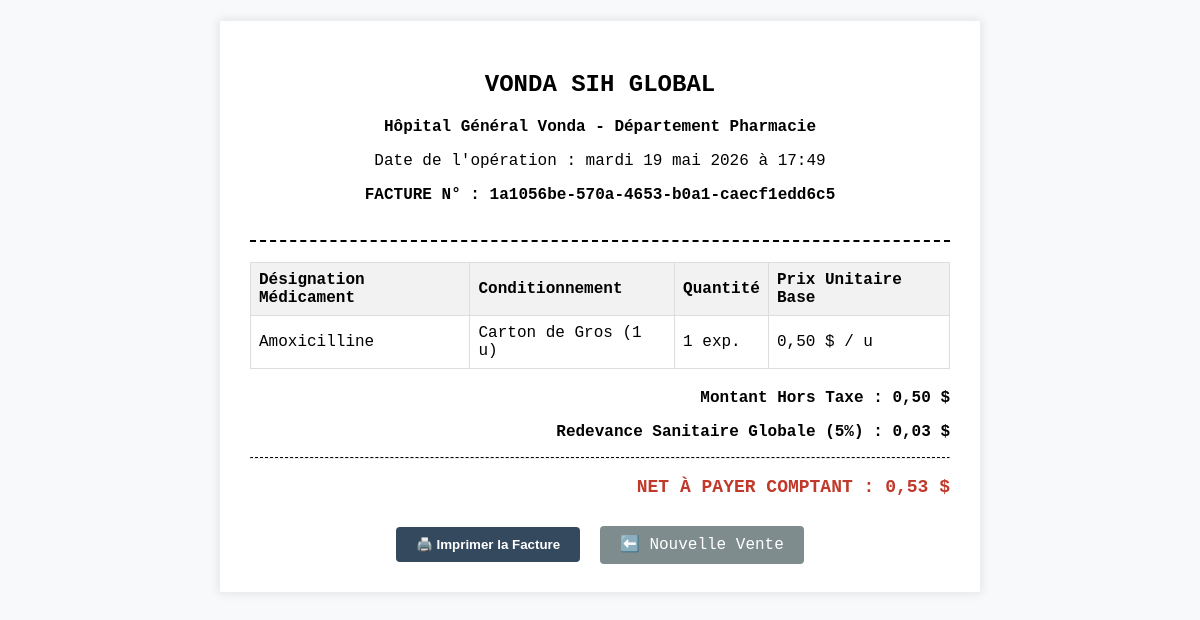
Screenshot of /facture-gros/1/ (signed in) with the database file from the repository.
### pharmacy/models.py (models this page shows, shortened)
class Vente(models.Model):
    TYPES_VENTE = [('DETAIL', 'Vente au Détail'), ('GROS', 'Vente en Gros (Carton)')]
    medicament = models.ForeignKey(Medicament, on_delete=models.CASCADE)
    type_vente = models.CharField(max_length=10, choices=TYPES_VENTE, default='DETAIL')
    quantite_vendue = models.PositiveIntegerField(help_text="Nombre d'unités si Détail, nombre de cartons si Gros")
    prix_total = models.DecimalField(max_digits=10, decimal_places=2, blank=True)
    date_vente = models.DateTimeField(auto_now_add=True)
    code_facture_unique = models.UUIDField(default=uuid.uuid4, unique=True, editable=False)

class Medicament(models.Model):
    UNITE = 'UNITE'
    CARTON = 'CARTON'
    PALETTE = 'PALETTE'
    TYPE_EMBALLAGE_CHOICES = [
        (UNITE, 'Unité (Boîte/Flacon)'),
        (CARTON, 'Carton de Gros'),
        (PALETTE, 'Palette Importation'),
    ]
    etablissement = models.ForeignKey(Etablissement, on_delete=models.CASCADE)
    nom = models.CharField(max_length=100)
    quantite_stock = models.IntegerField(default=0, help_text="Quantité totale disponible en unités de détail")
    conditionnement_achat = models.CharField(max_length=20, choices=TYPE_EMBALLAGE_CHOICES, default=UNITE)
    unites_par_carton = models.IntegerField(default=1, help_text="Combien d'unités individuelles contient un carton")
    pays_origine = models.CharField(max_length=100, default="International", help_text="Pays de fabrication")
    numero_lot_import = models.CharField(max_length=100, blank=True, null=True, help_text="Numéro de lot douanier / international")
    cout_fret_douane = models.DecimalField(max_digits=10, decimal_places=2, default=0.00, help_text="Frais de transport et douane")
    prix_unitaire = models.DecimalField(max_digits=10, decimal_places=2, help_text="Prix de vente standard à l'unité")
    prix_grossiste_carton = models.DecimalField(max_digits=10, decimal_places=2, null=True, blank=True, help_text="Prix de vente en gros")
    posologie_standard_ia = models.TextField(blank=True, help_text="Généré automatiquement par l'IA si laissé vide")
    contre_indications = models.TextField(blank=True, help_text="Généré automatiquement par l'IA si laissé vide")

### pharmacy/views.py (the view)
# urls.py: path('facture-gros/<int:vente_id>/', views.afficher_facture_gros, name='afficher_facture_gros'),
@login_required
def afficher_facture_gros(request, username=None, vente_id=None):
    target_id = vente_id if vente_id else username
    vente = get_object_or_404(Vente, id=target_id)
    prix_total_cartons = vente.quantite_vendue * (vente.medicament.prix_unitaire * vente.medicament.unites_par_carton)
    redevance = prix_total_cartons * Decimal('0.05')
    montant_total_sih = prix_total_cartons + redevance
    return render(request, "pharmacy/facture_gros.html", {
        "vente": vente,
        "prix_total_cartons": prix_total_cartons,
        "redevance": redevance,
        "montant_total_sih": montant_total_sih
    })

### pharmacy/templates/pharmacy/facture_gros.html (shortened to what this page needs)
<!DOCTYPE html>
<html lang="fr">
<head>
</head>
<body>
<div class="invoice-box">
    <div class="header">
        <h2>VONDA SIH GLOBAL</h2>
        <p><strong>Hôpital Général Vonda - Département Pharmacie</strong></p>
        <p>Date de l'opération : {{ vente.date_vente|date:"l j F Y à H:i" }}</p>
        <p><strong>FACTURE N° : {{ vente.code_facture_unique }}</strong></p>
    </div>
    <table class="details-table">
        <thead>
            <tr>
                <th>Désignation Médicament</th>
                <th>Conditionnement</th>
                <th>Quantité</th>
                <th>Prix Unitaire Base</th>
            </tr>
        </thead>
        <tbody>
            <tr>
                <td>{{ vente.medicament.nom }}</td>
                <td>Carton de Gros ({{ vente.medicament.unites_par_carton }} u)</td>
                <td>{{ vente.quantite_vendue }} exp.</td>
                <td>{{ vente.medicament.prix_unitaire }} $ / u</td>
            </tr>
        </tbody>
    </table>
    <div class="total-zone">
        <p>Montant Hors Taxe : {{ prix_total_cartons|floatformat:2 }} $</p>
        <p>Redevance Sanitaire Globale (5%) : {{ redevance|floatformat:2 }} $</p>
        <hr style="border-top: 1px dashed #000;">
        <p style="font-size: 18px; color: #c0392b;">NET À PAYER COMPTANT : {{ montant_total_sih|floatformat:2 }} $</p>
    </div>
    <div class="actions">
        <button onclick="window.print()" class="btn-print">🖨️ Imprimer la Facture</button>
        <a href="/vente-gros/" class="btn-back">⬅️ Nouvelle Vente</a>
    </div>
</div>
</body>
</html>

### pharmacy/templates/pharmacy/facture_gros.html (style rules this page uses)
body { font-family: 'Courier New', Courier, monospace; background-color: #f8f9fa; margin: 0; padding: 20px; }
.invoice-box { max-width: 700px; margin: auto; padding: 30px; border: 1px solid #eee; background: #fff; box-shadow: 0 0 10px rgba(0, 0, 0, 0.1); }
.header { text-align: center; border-bottom: 2px dashed #000; padding-bottom: 20px; margin-bottom: 20px; }
.details-table { width: 100%; border-collapse: collapse; margin-bottom: 20px; }
.details-table th { background: #f2f2f2; text-align: left; padding: 8px; border: 1px solid #ddd; }
.details-table td { padding: 8px; border: 1px solid #ddd; }
.total-zone { text-align: right; margin-top: 20px; font-size: 16px; font-weight: bold; }
.actions { text-align: center; margin-top: 30px; }
.btn-print { background-color: #34495e; color: white; padding: 10px 20px; text-decoration: none; border-radius: 4px; font-weight: bold; cursor: pointer; border: none; }
.btn-back { background-color: #7f8c8d; color: white; padding: 10px 20px; text-decoration: none; border-radius: 4px; margin-left: 10px; }

### rows the page displays
Vente: date_vente "mardi 19 mai 2026 à 17:49", code_facture_unique "1a1056be-570a-4653-b0a1-caecf1edd6c5", medicament.nom "Amoxicilline", medicament.unites_par_carton "1", quantite_vendue "1", medicament.prix_unitaire "0,50"

### other values shown
{{ prix_total_cartons|floatformat:2 }} "0,50"
{{ redevance|floatformat:2 }} "0,03"
{{ montant_total_sih|floatformat:2 }} "0,53"
